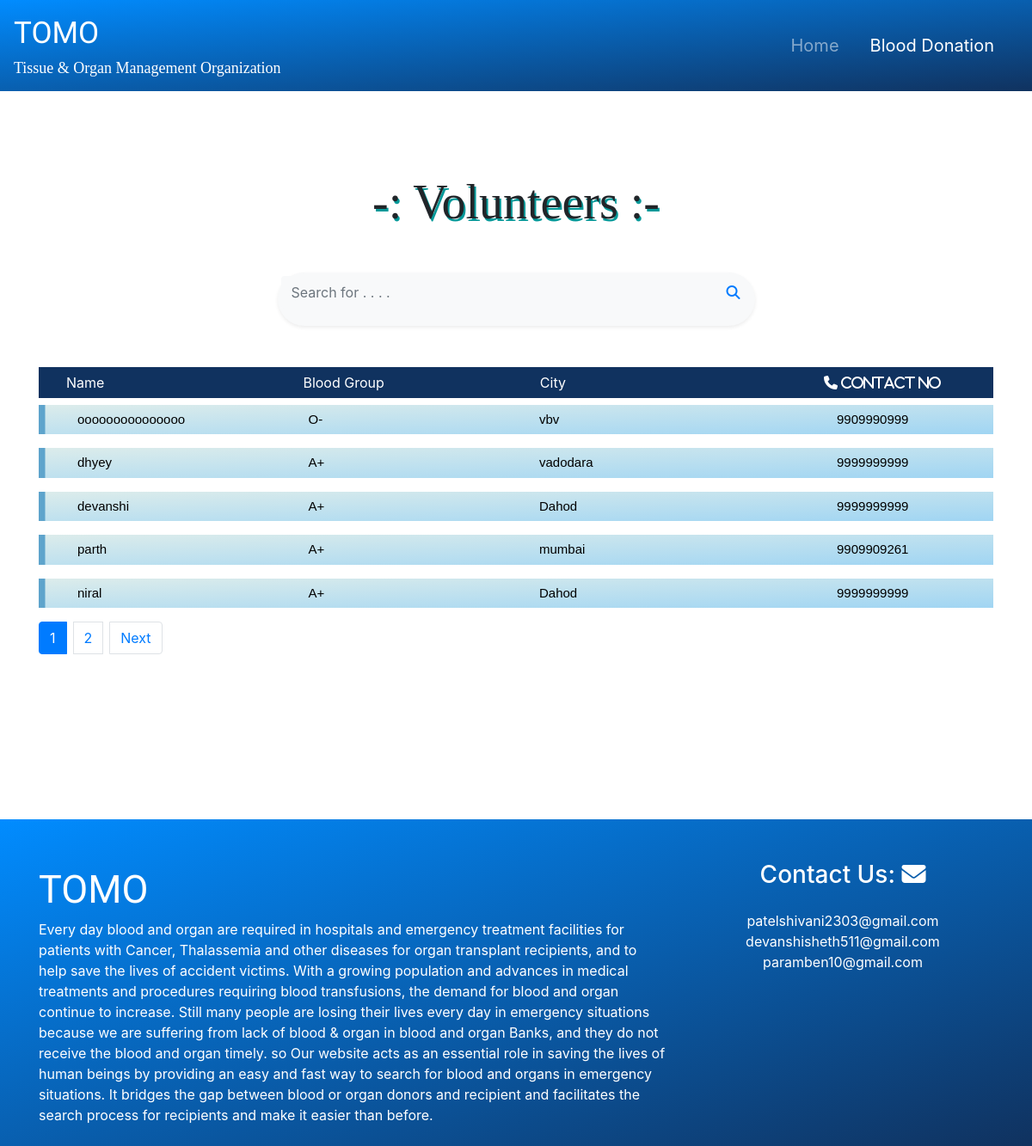
Before: /Blood_Donation/VolunteerList/ with the older database file.
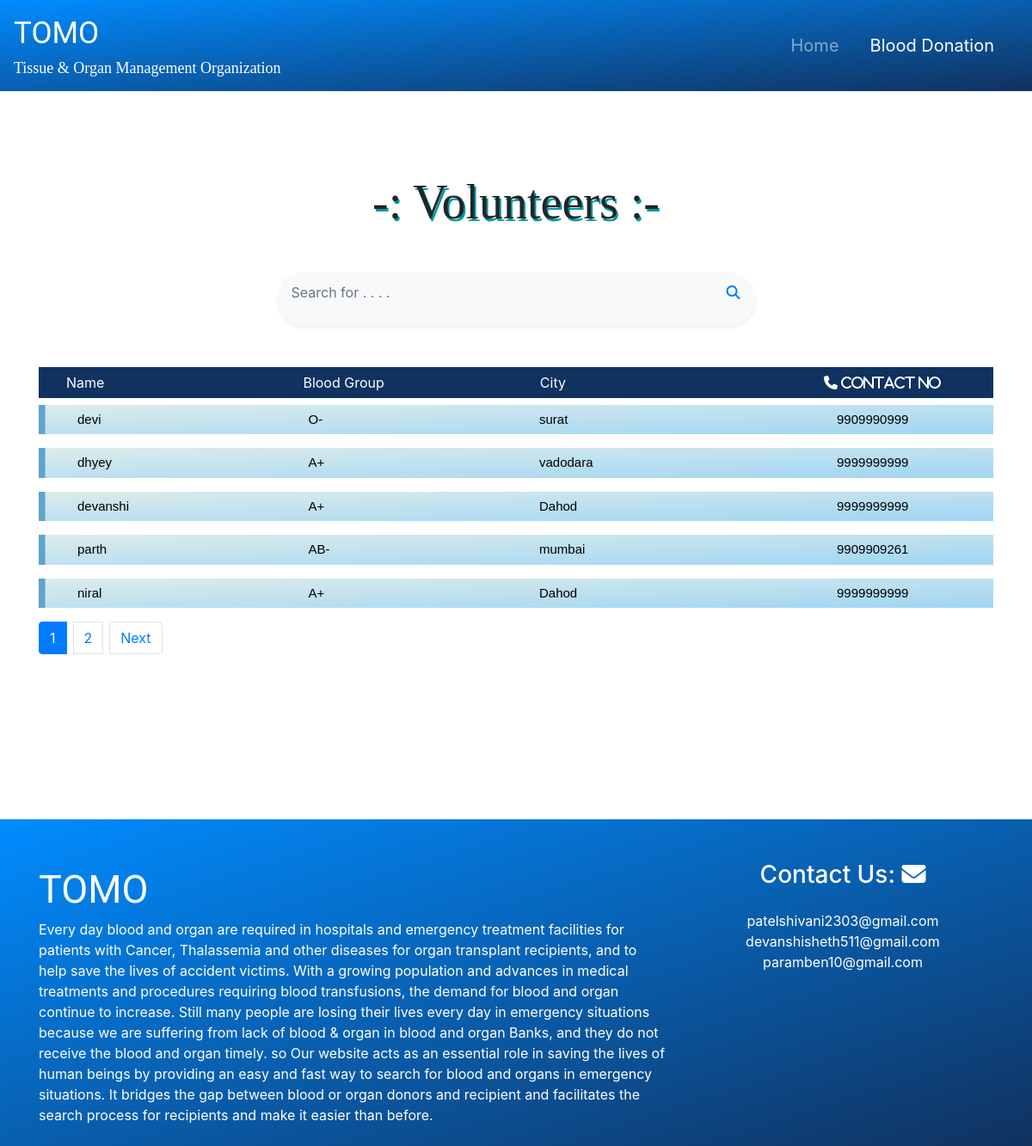
After: the same page with the newer database file.
### blood_donation/models.py (models this page shows)
class Volunteer(models.Model):
    volunteer_email=models.CharField(max_length=50,primary_key=True,help_text ='write your email')
    volunteer_name=models.CharField(max_length=30)
    volunteer_city=models.CharField(max_length=20)
    volunteer_mobile_no=models.CharField(max_length=10)
    volunteer_bloodGroup=models.CharField(max_length=10,default=None)
    volunteer_gender=models.CharField(max_length=10,default=None)

### blood_donation/views.py (the view)
def VolunteerList(request):
    volunteers=Volunteer.objects.all()
    if volunteers.exists():
        paginator = Paginator(volunteers,5)
        page = request.GET.get('page', 1)
        try:
            volunteerss = paginator.page(page)
        except PageNotAnInteger:
            users = paginator.page(1)
        except EmptyPage:
            users = paginator.page(paginator.num_pages)
        return render(request, 'VolunteerList.html', {'volunteers':volunteerss})
    return render(request, 'VolunteerList.html')

### blood_donation/templates/VolunteerList.html (shortened to what the changed rows need)
<html>
<head>
    {% load static %}
    <link rel="stylesheet" type="text/css" href="{% static 'css/style3.css' %}">
    <link rel="stylesheet" href="https://stackpath.bootstrapcdn.com/bootstrap/4.4.1/css/bootstrap.min.css">
</head>
<body>
    <div class="container my-5">
        <h2 class="text-center display-4 pt-5 mb-5" style="font-family:'Times New Roman', Times, serif; text-shadow:2px 3px rgb(4, 153, 153);">-: Volunteers :-</h2>
         {% if volunteers %}
        {% for vol in volunteers%}
        <div class="list-type4">
            <ol>
                <li>
                    <div class="row">
                        <div class="col">
                            {{vol.volunteer_name}}
                        </div>
                        <div class="col">
                            {{vol.volunteer_bloodGroup}}
                        </div>
                        <div class="col">
                            {{vol.volunteer_city}}
                        </div>
                        <div class="col text-center">
                            {{vol.volunteer_mobile_no}}
                        </div>
                    </div>
                </li>
            </ol>
        </div>
        {% endfor%} {% endif %}
    </div>
    <br>
    <br>
    <br>
    <br>
    <br>
    <br>
</body>
</html>

Changed rows visible on the page:
changed Volunteer: volunteer_name "ooooooooooooooo" → "devi"; volunteer_city "vbv" → "surat"
changed Volunteer "parth": volunteer_bloodGroup "A+" → "AB-"
